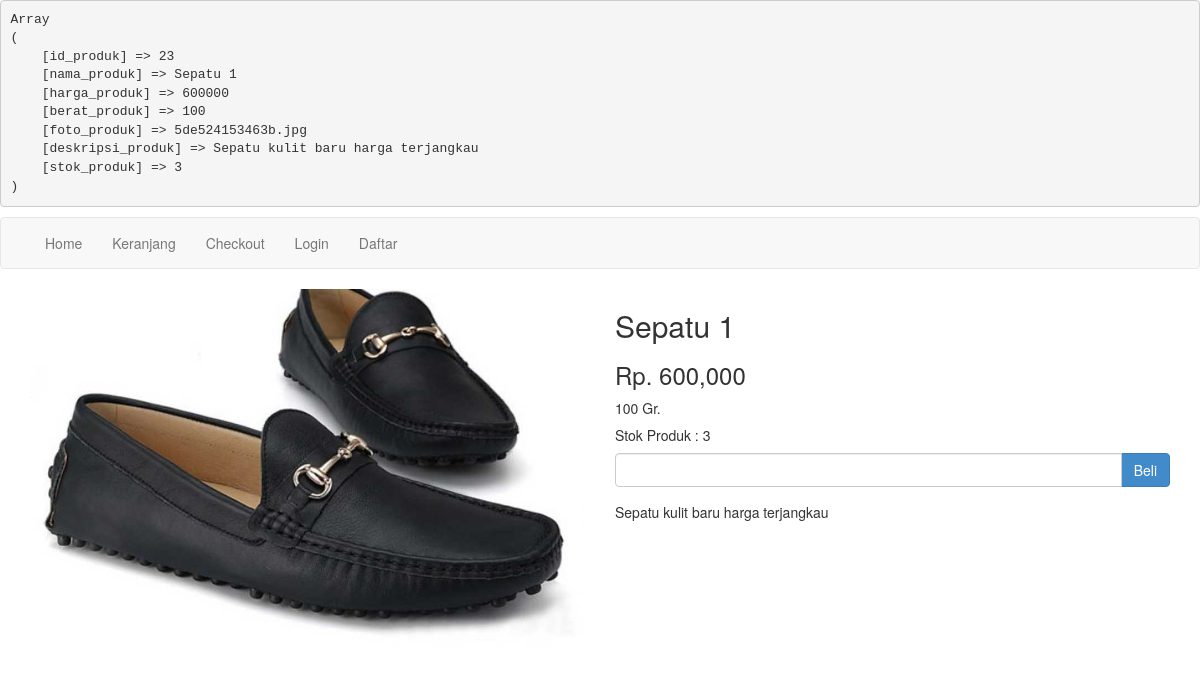
Page /detail.php?id=23 on the committed database.
### tables this page shows
CREATE TABLE `produk` (
  `id_produk` int(11) NOT NULL,
  `nama_produk` varchar(255) NOT NULL,
  `harga_produk` int(11) NOT NULL,
  `berat_produk` int(11) NOT NULL,
  `foto_produk` varchar(255) NOT NULL,
  `deskripsi_produk` text NOT NULL,
  `stok_produk` int(6) NOT NULL
);

### detail.php (the view, shortened to what this page needs)
<?php
include "admin/db/koneksi.php";
$id_produk = $_GET['id'];
$result = $koneksi->query("SELECT * FROM produk WHERE id_produk='$id_produk'");
$produk = $result->fetch_assoc();
echo "<pre>";
print_r($produk);
echo "</pre>";
?>
<!DOCTYPE html>
<html>
<head>
	<link rel="stylesheet" href="admin/assets/css/bootstrap.css">
</head>
<body>
<?php include "menu.php"; ?>
<section class="detail">
	<div class="container">
		<div class="row">
			<div class="col-md-6">
				<img src="img/foto_produk/<?= $produk['foto_produk']; ?>" class="img-responsive">
			</div>
			<div class="col-md-6">
				<h2><?= $produk['nama_produk']; ?></h2>
				<h3>Rp. <?= number_format($produk['harga_produk']); ?></h3>
				<p><?= $produk['berat_produk']; ?> Gr.</p>
				<h5>Stok Produk : <?= $produk['stok_produk']; ?></h5>
				<form method="post">
					<div class="form-group">
						<div class="input-group">
							<input type="number" min="1" name="jumlah" class="form-control" max="<?= $produk['stok_produk']; ?>">
							<div class="input-group-btn">
								<button class="btn btn-primary" name="beli">Beli</button>
							</div>
						</div>
					</div>
				</form>
			 <p><?= $produk['deskripsi_produk']; ?></p>
			</div>
		</div>
	</div>
</section>
</body>
</html>

### rows in the picture
produk: foto_produk (picture), nama_produk "Sepatu 1", harga_produk "600,000", berat_produk "100", stok_produk "3", deskripsi_produk "Sepatu kulit baru harga terjangkau"
